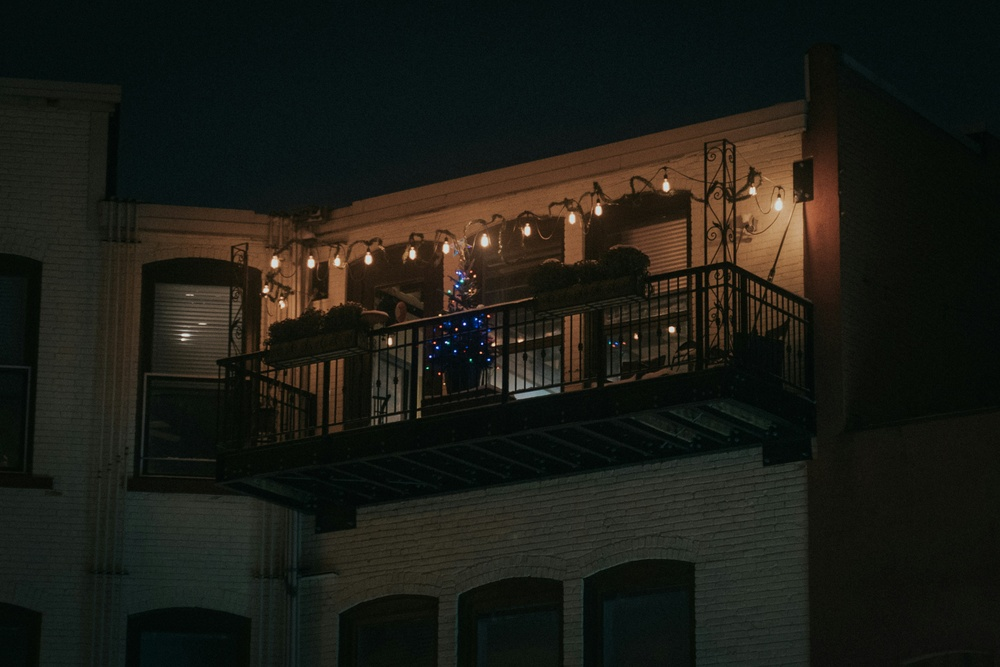
#> input picture Images/balcony.jpg, 1000 x 667 px, shrunk from 4059 x 2706 before the run
$ python histogram_equalization.py
#> lines starting #> are read from the running program, lines starting #| are printed output that depends on the picture
#> the answer given: Images/balcony.jpg
#> in select_image, image is the input picture: shape (667, 1000, 3); mean B, G, R 21.5, 28.1, 27.5
### equalizer_factory.py
# Import all the equalizers
from EqualizerClasses.grayscale_histogram_equalizer import GrayscaleHistogramEqualizer
from EqualizerClasses.lab_histogram_equalizer import LabHistogramEqualizer
from EqualizerClasses.hsv_histogram_equalizer import HsvHistogramEqualizer
from EqualizerClasses.ycbcr_histogram_equalizer import YCBCRHistogramEqualizer
from EqualizerClasses.hsl_histogram_equalizer import HSLHistogramEqualizer


# Constants
# String messages
INSTRUCTIONS = "\nChoose the histogram equalization color space:"
OPTIONS = "1: Grayscale \n2: LAB \n3: HSV \n4: YCbCr \n5: HSL \n6: Exit the program"
INPUT_MSG = "\nEnter the number corresponding to your choice: "
INVALID_MSG = "\nInvalid choice!"
EXIT_MSG = "\nExiting the program... Goodbye!"

# Codes
GRAYSCALE_EQUALIZATION_METHOD = "1"
LAB_EQUALIZATION_METHOD = "2"
HSV_EQUALIZATION_METHOD = "3"
YCBCR_EQUALIZATION_METHOD = "4"
HSL_EQUALIZATION_METHOD = "5"
EXIT_CHOICE = "6"


def print_options():
    print(INSTRUCTIONS)
    print(OPTIONS)


def create_histogram_equalizer():
    while True:
        print_options()
        choice = input(INPUT_MSG)
        match choice:
            case _ if choice == GRAYSCALE_EQUALIZATION_METHOD:
                return GrayscaleHistogramEqualizer()

            case _ if choice == LAB_EQUALIZATION_METHOD:
                return LabHistogramEqualizer()

            case _ if choice == HSV_EQUALIZATION_METHOD:
                return HsvHistogramEqualizer()

            case _ if choice == YCBCR_EQUALIZATION_METHOD:
                return YCBCRHistogramEqualizer()

            case _ if choice == HSL_EQUALIZATION_METHOD:
                return HSLHistogramEqualizer()

            case _ if choice == EXIT_CHOICE:
                print(EXIT_MSG)
                return None

            case _:
                print(INVALID_MSG, end="")
#> this loop made 1 pass; the answer given on pass 1: 1

### EqualizerClasses/grayscale_histogram_equalizer.py
import cv2
from EqualizerClasses.abstract_histogram_equalizer import AbstractHistogramEqualizer


# Constants
GRAYSCALE_RESULT_PATH = "grayscale_output.jpg"
SUCCESS_MSG = "Finished grayscale histogram equalization successfully."


class GrayscaleHistogramEqualizer(AbstractHistogramEqualizer):
    def equalize(self, image, input_id):
        # 1) convert to grayscale
#> called with input_id = 1
        image = cv2.cvtColor(image, cv2.COLOR_BGR2GRAY)
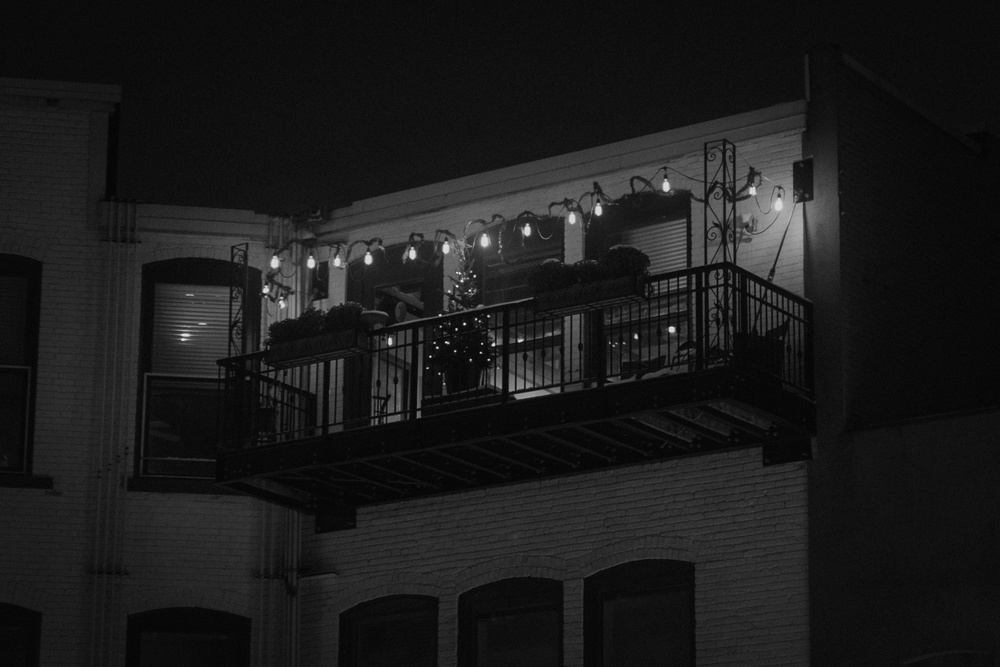
#> image: shape (667, 1000); min 2, max 238, mean 27.2

        # 2) equalize the gray channel and save the image
        cv2.imwrite(f"image_{input_id}_{GRAYSCALE_RESULT_PATH}", self.histogram_equalization(image))
        print(SUCCESS_MSG)

### EqualizerClasses/abstract_histogram_equalizer.py
import abc
import numpy as np


# Constants
NUMBER_OF_GRAY_VALUES = 256
MAX_GRAY_VALUE = 255
EMPTY_HISTOGRAM_CODE = -1
EMPTY_HISTOGRAM_EXCEPTION = "Image is empty."
ONE_SHADE_OF_GRAY_EXCEPTION = "Image only has one shade of gray, can't apply histogram equalization."


class AbstractHistogramEqualizer(metaclass=abc.ABCMeta):
    def extract_minimal_shade(self, hist):
        for i in range(NUMBER_OF_GRAY_VALUES):
            if hist[i] > 0:
                return i
        return EMPTY_HISTOGRAM_CODE

    def histogram_equalization(self, image):
        # 1) compute the cumulative image histogram
        hist, _ = np.histogram(image.flatten(), bins=NUMBER_OF_GRAY_VALUES, range=[0, NUMBER_OF_GRAY_VALUES])
#> hist = 256 values, max 39618 at index 13, min 0 at index 0, mean 2605.5
        hist = np.cumsum(hist)
#> hist = 256 values from 0 to 667000

        # 2) normalize the cumulative histogram
        total_pixels = image.size
#> total_pixels = 667000
        hist = hist / total_pixels  # divide by total number of pixels
#> hist = 256 values from 0 to 1

        min_gray = self.extract_minimal_shade(hist)  # first gray shade with >= 1 pixels
#> min_gray = 2
        if min_gray == EMPTY_HISTOGRAM_CODE:
            raise Exception(EMPTY_HISTOGRAM_EXCEPTION)
        min_value = hist[min_gray]
#> min_value = 1.5e-06
        max_value = hist[-1]
#> max_value = 1

        if min_value == max_value:
            raise Exception(ONE_SHADE_OF_GRAY_EXCEPTION)

        hist = MAX_GRAY_VALUE * ((hist - min_value) / (max_value - min_value))
#> hist = 256 values from -0.000382 to 255
        hist = np.round(hist).astype(np.uint8)
#> hist = 256 values from 0 to 255

        # 3) map the intensity values of the image
        equalized_image = hist[image]
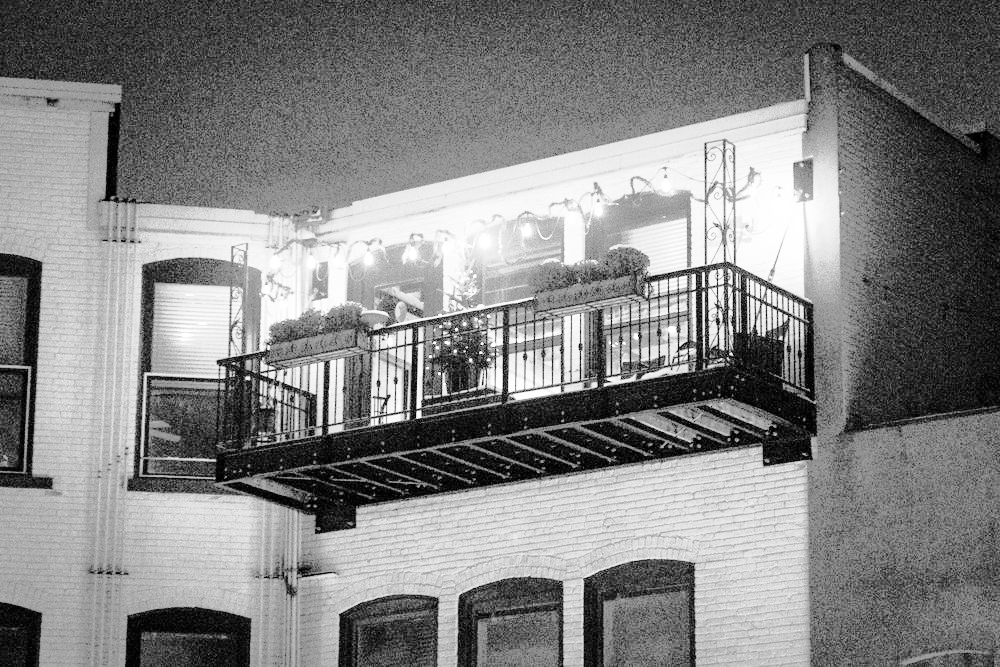
#> equalized_image: shape (667, 1000); min 0, max 255, mean 131.3
        return equalized_image

    @abc.abstractmethod
    def equalize(self, image, input_id):
        pass

### histogram_equalization.py
import os
os.environ["OPENCV_LOG_LEVEL"]="SILENT"
import cv2
import equalizer_factory


# Constants
# String messages
GREET_USER = "Hello! Welcome to the Histogram Equalization Program."
PROVIDE_INPUT_PATH = "\nPlease provide the path to the image you want to use: \n"
WRONG_INPUT_PATH_EXCEPTION = "Error: Couldn't read the image. Please check the path and try again."
EXIT_MSG = "\nExiting the program... Goodbye!"
INVALID_CONTINUE_MSG = ("\nInvalid choice! \nPlease select 1 to continue using the current image, "
                        "2 to load a new image, 3 to exit the program.")
DESIRE_TO_CONTINUE = "\nWould you like to continue or exit?"
CONTINUE_OPTIONS = "1: Continue using the current image \n2: Load a new image \n3: Exit the program"
CONTINUE_INPUT_MSG = "Enter the number corresponding to your choice: "

# Variables
CONTINUE_CURRENT_IMAGE = "1"
CONTINUE_USING_DIFFERENT_IMAGE = "2"
FINISH = "3"
CONTINUE_WORK = False
FINISH_WORK = True
NO_NEED_TO_LOAD_IMAGE = False
SHOULD_LOAD_IMAGE = True


# Helper function
def ask_if_user_wants_to_continue():
    print(DESIRE_TO_CONTINUE)
    print(CONTINUE_OPTIONS)
    while True:
        choice = input(CONTINUE_INPUT_MSG)
        match choice:
            case _ if choice == CONTINUE_CURRENT_IMAGE:
                return CONTINUE_WORK, NO_NEED_TO_LOAD_IMAGE

            case _ if choice == CONTINUE_USING_DIFFERENT_IMAGE:
                return CONTINUE_WORK, SHOULD_LOAD_IMAGE

            case _ if choice == FINISH:
                print(EXIT_MSG)
                return FINISH_WORK, NO_NEED_TO_LOAD_IMAGE

            case _:
                print(INVALID_CONTINUE_MSG)


def select_image():
    path = input(PROVIDE_INPUT_PATH)
    image = cv2.imread(path)
    if image is None:
        raise Exception(WRONG_INPUT_PATH_EXCEPTION)
    return image


# Main function
def main(image, input_id):
    equalizer = equalizer_factory.create_histogram_equalizer()
    if not equalizer:
        return FINISH_WORK, NO_NEED_TO_LOAD_IMAGE
    equalizer.equalize(image, input_id)
    return ask_if_user_wants_to_continue()


if __name__ == "__main__":
    try:
        print(GREET_USER, end="")
        should_load_image, finished = True, False
        image, input_id = None, 0
        while not finished:
            if should_load_image:
                image = select_image()
                input_id += 1
            finished, should_load_image = main(image, input_id)
#> finished = False; should_load_image = False
#> (the run stopped early here; a loop or call above may not have finished)
